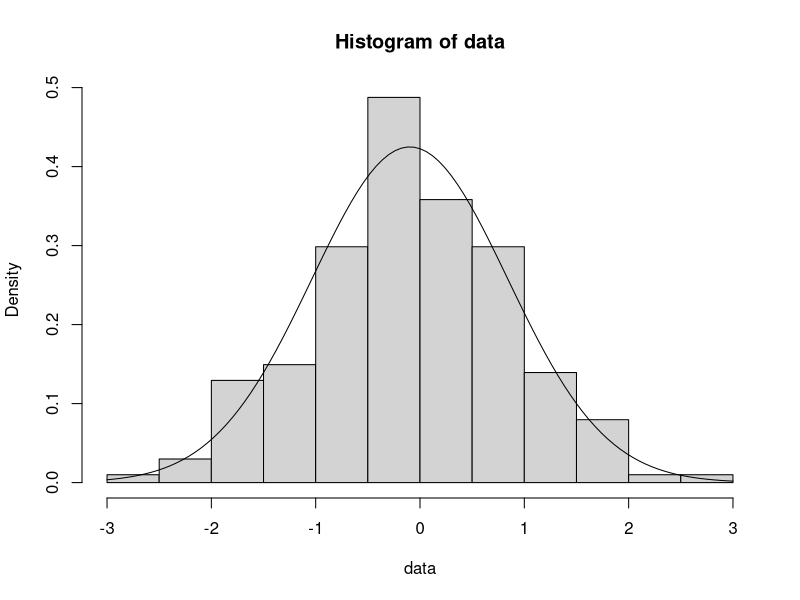
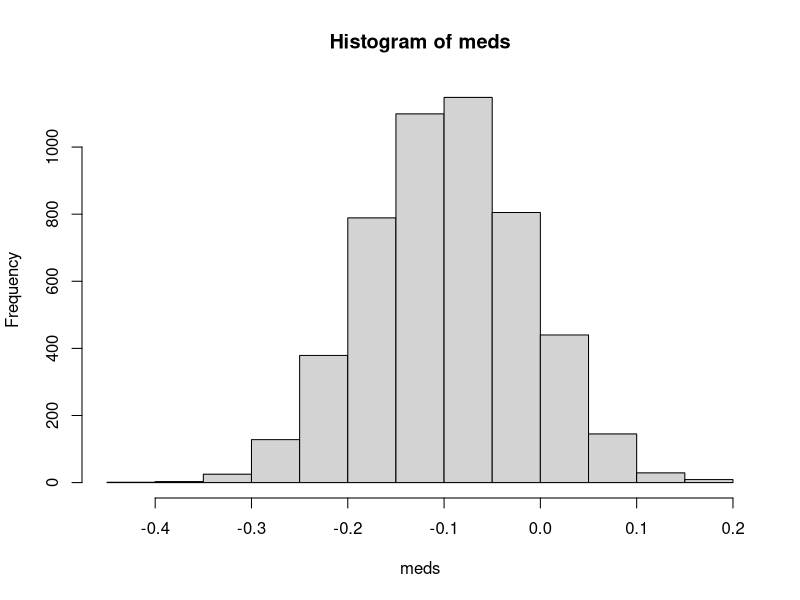
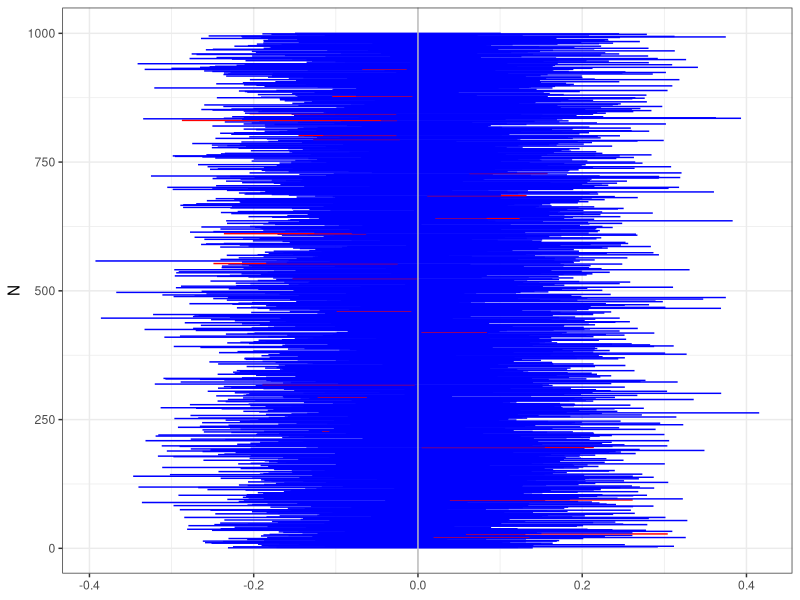

Write the R code that produced these figures, in order.
## ---- chunk 1
knitr::opts_chunk$set(echo=TRUE, warning=FALSE, message=FALSE)
## ---- chunk 2
library(tidyverse)
library(ggplot2)
## ---- chunk 3
N = 201
data = rnorm(N)
mle.mean <- mean(data)
mle.sd <- sqrt(((N-1)/N)*var(data))

hist(data, freq = F)
curve(dnorm(x,mle.mean,mle.sd),add=T)
## ---- chunk 4
n = 5000
meds= NA

for(i in 1:n){
  re.samp = rnorm(N,mle.mean,mle.sd)
  meds[i] = median(re.samp)
}

meds = rbeta(5000,101,101) %>% qnorm(mle.mean,mle.sd)

hist(meds)
## ---- chunk 5
quantile(meds,c(0.025,0.975))
## ---- chunk 6
gen.ci.med = function(n=5000,N=201,parm.int=0){
  data = rnorm(N)
  mle.mean <- mean(data)
  mle.sd <- sqrt(((N-1)/N)*var(data))
  meds = rbeta(5000,101,101) %>% qnorm(mle.mean,mle.sd)
  ci = quantile(meds,c(0.025,0.975))
  return(ci)
}

ci.contain = NA
ci.min = NA
ci.max = NA
for(i in 1:1000){
  ci.min[i] = gen.ci.med()[1]
  ci.max[i] = gen.ci.med()[2]
  ci.contain[i] = (ci.min[i] < 0 & ci.max[i] > 0)
}
## ---- chunk 7
mean(ci.contain)
## ---- chunk 8
sim_result <- data.frame("min" = ci.min, "max" = ci.max, "result" = ci.contain,"N" = 1:1000)
## ---- chunk 9
ggplot(sim_result) +
geom_linerange(aes(x = N,
                     ymin = min,
                     ymax = max),
              
                     color = case_when(sim_result$result == 1 ~ "blue" , sim_result$result == 0 ~ "red")) +
  
  
  geom_hline(yintercept = 0, color = "gray") +
  coord_flip() +
  theme_bw()
